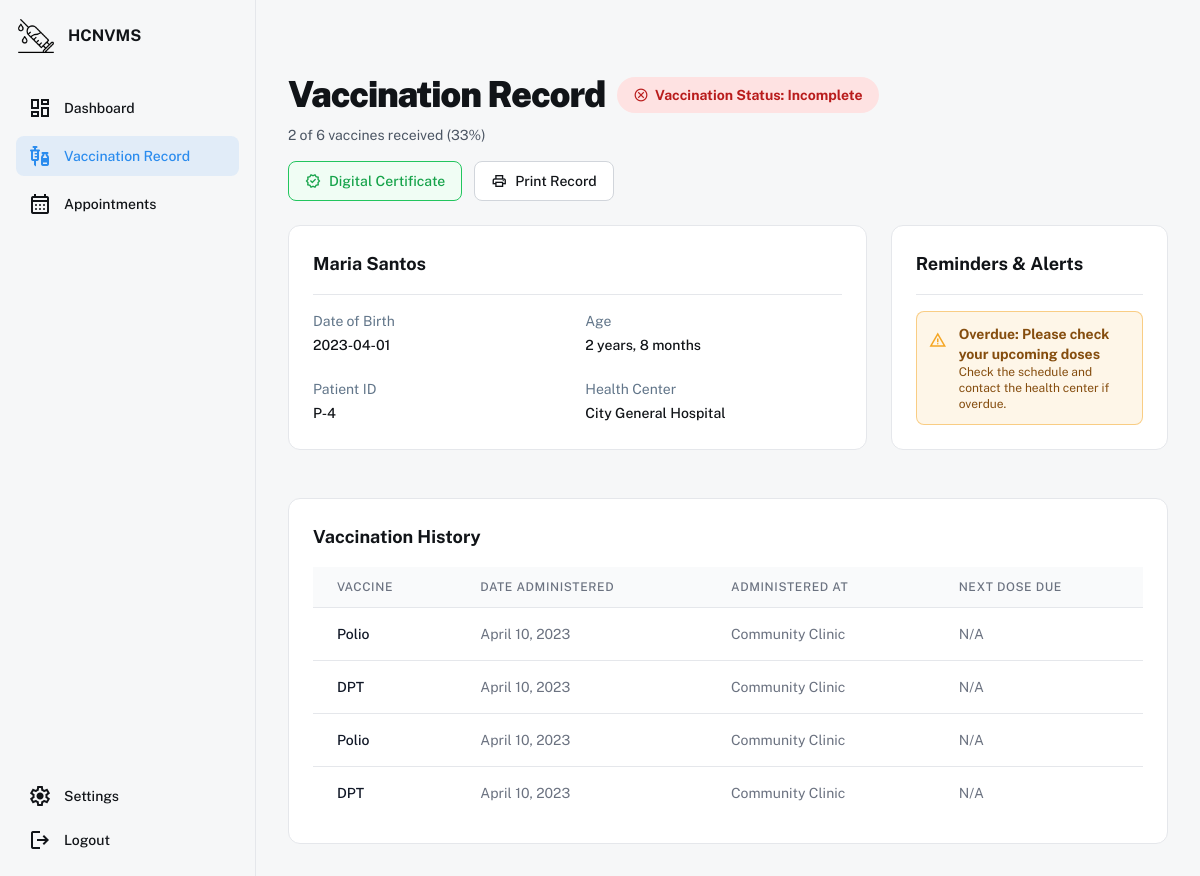
Screenshot of /patient/vaccination_record.php (signed in) with the database file from the repository.
### tables this page shows
CREATE TABLE `users` (
  `id` int(10) UNSIGNED NOT NULL,
  `username` varchar(100) NOT NULL,
  `password_hash` varchar(255) NOT NULL,
  `role` enum('admin','health_worker','patient') NOT NULL DEFAULT 'patient',
  `full_name` varchar(255) DEFAULT NULL,
  `email` varchar(255) DEFAULT NULL,
  `created_at` timestamp NOT NULL DEFAULT current_timestamp(),
  `status` enum('active','inactive') NOT NULL DEFAULT 'active',
  `phone` varchar(30) DEFAULT NULL,
  `avatar_url` varchar(512) DEFAULT NULL,
  `last_login` datetime DEFAULT NULL,
  `updated_at` timestamp NULL DEFAULT NULL ON UPDATE current_timestamp()
);

CREATE TABLE `patient_profiles` (
  `id` int(10) UNSIGNED NOT NULL,
  `user_id` int(10) UNSIGNED NOT NULL,
  `child_name` varchar(255) DEFAULT NULL,
  `birth_date` date DEFAULT NULL,
  `guardian_name` varchar(255) DEFAULT NULL,
  `address` text DEFAULT NULL,
  `created_at` timestamp NOT NULL DEFAULT current_timestamp()
);

CREATE TABLE `vaccination_records` (
  `id` int(10) UNSIGNED NOT NULL,
  `patient_id` int(10) UNSIGNED NOT NULL,
  `vaccine_id` int(10) UNSIGNED NOT NULL,
  `date_given` date NOT NULL,
  `dose` int(11) NOT NULL DEFAULT 1,
  `created_at` timestamp NOT NULL DEFAULT current_timestamp()
);

CREATE TABLE `vaccines` (
  `id` int(10) UNSIGNED NOT NULL,
  `name` varchar(255) NOT NULL,
  `manufacturer` varchar(255) DEFAULT NULL,
  `description` text DEFAULT NULL,
  `storage_condition` varchar(255) DEFAULT NULL,
  `created_at` timestamp NOT NULL DEFAULT current_timestamp()
);

### patient/vaccination_record.php (the view, shortened to what this page needs)
<?php
$mysqli = require __DIR__ . '/../config/db.php';
$patient_id = (int) $_SESSION['user_id'];
$user = ['full_name' => $_SESSION['full_name'] ?? ($_SESSION['username'] ?? 'Patient')];
$stmt = $mysqli->prepare('SELECT full_name, email FROM users WHERE id = ? LIMIT 1');
if ($stmt) {
  $stmt->bind_param('i', $patient_id);
  $stmt->execute();
  $res = $stmt->get_result();
  if ($row = $res->fetch_assoc()) {
    if (!empty($row['full_name'])) {
      $user['full_name'] = $row['full_name'];
    }
    if (!empty($row['email'])) {
      $user['email'] = $row['email'];
    }
  }
}
$profile = null;
$stmt = $mysqli->prepare('SELECT child_name, birth_date, guardian_name, address FROM patient_profiles WHERE user_id = ? LIMIT 1');
if ($stmt) {
  $stmt->bind_param('i', $patient_id);
  $stmt->execute();
  $res = $stmt->get_result();
  $profile = $res->fetch_assoc() ?: null;
}
$records = [];
$stmt = $mysqli->prepare('SELECT v.name AS vaccine_name, vr.date_given, vr.dose, vr.created_at, vr.id AS record_id FROM vaccination_records vr JOIN vaccines v ON v.id = vr.vaccine_id WHERE vr.patient_id = ? ORDER BY vr.date_given DESC');
if ($stmt) {
  $stmt->bind_param('i', $patient_id);
  $stmt->execute();
  $res = $stmt->get_result();
  while ($r = $res->fetch_assoc()) {
    $records[] = $r;
  }
}
$vaccinesTotal = 0;
$vaccinesReceived = 0;
if ($res = $mysqli->query('SELECT COUNT(*) AS c FROM vaccines')) {
  $r = $res->fetch_assoc();
  $vaccinesTotal = (int) ($r['c'] ?? 0);
}
$stmt = $mysqli->prepare('SELECT COUNT(DISTINCT vaccine_id) AS c FROM vaccination_records WHERE patient_id = ?');
if ($stmt) {
  $stmt->bind_param('i', $patient_id);
  $stmt->execute();
  $res = $stmt->get_result();
  $r = $res->fetch_assoc();
  $vaccinesReceived = (int) ($r['c'] ?? 0);
}
$progressPercent = $vaccinesTotal > 0 ? round(($vaccinesReceived / $vaccinesTotal) * 100) : 0;
$vaccinationStatus = 'incomplete';
$vaccinationStatusText = 'Incomplete';
?>
<!DOCTYPE html>
<html class="light" lang="en">
<head>
  <script src="https://cdn.tailwindcss.com?plugins=forms,container-queries"></script>
  <script id="tailwind-config">
    tailwind.config = {
      darkMode: "class",
      theme: {
        extend: {
          colors: {
            "primary": "#2b8cee",
            "background-light": "#f6f7f8",
            "background-dark": "#101922",
            "success": "#7ED321",
            "warning": "#F5A623",
            "danger": "#D0021B",
          },
          fontFamily: {
            "display": ["Public Sans", "sans-serif"]
          },
          borderRadius: { "DEFAULT": "0.25rem", "lg": "0.5rem", "xl": "0.75rem", "full": "9999px" },
        },
      },
    }
  </script>
</head>
<body class="font-display bg-background-light dark:bg-background-dark text-[#111418] dark:text-gray-200">
  <div class="relative flex h-auto min-h-screen w-full flex-col">
    <div class="flex h-full grow">
      <aside
        class="sticky top-0 flex h-screen w-64 flex-col border-r border-border-light dark:border-border-dark bg-card-light dark:bg-card-dark p-4">
        <div class="flex flex-col gap-4">
          <div class="flex items-center gap-3">
            <img src="/HealthCenter/assets/hcnvms.png" alt="HCNVMS" class="h-10 w-auto" />
            <div class="flex flex-col">
              <h1 class="text-base font-bold">HCNVMS</h1>
            </div>
          </div>
          <nav class="flex flex-col gap-2 mt-4">
            <a class="flex items-center gap-3 px-3 py-2 rounded-lg hover:bg-primary/10 dark:hover:bg-primary/20"
              href="/HealthCenter/patient/p_dashboard.php">
              <span class="material-symbols-outlined">dashboard</span>
              <p class="text-sm font-medium">Dashboard</p>
            </a>
            <a class="flex items-center gap-3 px-3 py-2 rounded-lg bg-primary/10 text-primary dark:bg-primary/20"
              href="/HealthCenter/patient/vaccination_record.php">
              <span class="material-symbols-outlined" style="font-variation-settings: 'FILL' 1;">vaccines</span>
              <p class="text-sm font-medium">Vaccination Record</p>
            </a>
            <a class="flex items-center gap-3 px-3 py-2 rounded-lg hover:bg-primary/10 dark:hover:bg-primary/20"
              href="/HealthCenter/patient/p_appointments.php">
              <span class="material-symbols-outlined">calendar_month</span>
              <p class="text-sm font-medium">Appointments</p>
            </a>
          </nav>
        </div>
        <div class="mt-auto flex flex-col gap-1">
          <a class="flex items-center gap-3 px-3 py-2 rounded-lg hover:bg-primary/10 dark:hover:bg-primary/20"
            href="/HealthCenter/patient/settings.php">
            <span class="material-symbols-outlined">settings</span>
            <p class="text-sm font-medium">Settings</p>
          </a>
          <a class="flex items-center gap-3 px-3 py-2 rounded-lg hover:bg-primary/10 dark:hover:bg-primary/20"
            href="/HealthCenter/auth/logout.php">
            <span class="material-symbols-outlined">logout</span>
            <p class="text-sm font-medium">Logout</p>
          </a>
        </div>
      </aside>
      <main class="flex-1">
        <div class="flex items-center gap-4">
          <div class="bg-center bg-no-repeat aspect-square bg-cover rounded-full size-10"
            data-alt="User profile picture"></div>
        </div>
        <div class="p-8">
          <div class="mx-auto max-w-5xl">
            <div class="flex flex-wrap items-start justify-between gap-4">
              <div class="flex flex-col gap-2">
                <div class="flex items-center gap-3 flex-wrap">
                  <p class="text-[#111418] dark:text-white text-4xl font-black leading-tight tracking-[-0.033em] min-w-72">
                    Vaccination Record</p>
                  <span class="inline-flex items-center rounded-full px-4 py-1.5 text-sm font-bold <?= $vaccinationStatus === 'complete' ? 'bg-green-100 text-green-700 dark:bg-green-900/30 dark:text-green-400' : ($vaccinationStatus === 'partial' ? 'bg-orange-100 text-orange-700 dark:bg-orange-900/30 dark:text-orange-400' : 'bg-red-100 text-red-700 dark:bg-red-900/30 dark:text-red-400') ?>">
                    <span class="material-symbols-outlined text-base mr-1.5" style="font-variation-settings: 'FILL' <?= $vaccinationStatus === 'complete' ? '1' : '0' ?>;">
                    </span>
                    Vaccination Status: <?= $vaccinationStatusText ?>
                  </span>
                </div>
                <p class="text-sm text-gray-600 dark:text-gray-400">
                  <?= $vaccinesReceived ?> of <?= $vaccinesTotal ?> vaccines received (<?= $progressPercent ?>%)
                </p>
              </div>
              <div class="flex gap-3">
                <a href="/HealthCenter/patient/certificate.php"
                  class="flex cursor-pointer items-center justify-center overflow-hidden rounded-lg h-10 border border-green-500 dark:border-green-600 bg-green-50 dark:bg-green-900/20 text-green-600 dark:text-green-400 gap-2 text-sm font-medium leading-normal px-4 hover:bg-green-100 dark:hover:bg-green-900/30">
                  <span class="material-symbols-outlined text-base">verified</span>
                  <span>Digital Certificate</span>
                </a>
                <button
                  class="flex cursor-pointer items-center justify-center overflow-hidden rounded-lg h-10 border border-gray-300 dark:border-gray-700 bg-white dark:bg-gray-800 text-[#111418] dark:text-gray-200 gap-2 text-sm font-medium leading-normal px-4"
                  onclick="printVaccinationRecord()">
                  <span class="material-symbols-outlined text-base">print</span>
                  <span>Print Record</span>
                </button>
              </div>
            </div>
            <div class="mt-6 grid grid-cols-1 gap-6 lg:grid-cols-3">
              <div
                class="rounded-xl border border-gray-200 bg-white p-6 dark:border-gray-800 dark:bg-gray-900 lg:col-span-2">
                <h3 class="text-lg font-bold text-[#111418] dark:text-white"><?= htmlspecialchars($user['full_name']) ?>
                </h3>
                <div
                  class="mt-4 grid grid-cols-2 gap-x-4 gap-y-6 border-t border-solid border-gray-200 pt-4 dark:border-gray-800">
                  <div class="flex flex-col gap-1">
                    <p class="text-sm text-[#617589] dark:text-gray-400">Date of Birth</p>
                    <p class="text-sm font-medium text-[#111418] dark:text-gray-200">
                      <?= htmlspecialchars($profile['birth_date'] ?? '') ?></p>
                  </div>
                  <div class="flex flex-col gap-1">
                    <p class="text-sm text-[#617589] dark:text-gray-400">Age</p>
                    <p class="text-sm font-medium text-[#111418] dark:text-gray-200">
                      <?php if (!empty($profile['birth_date'])) {
                        $dob = new DateTime($profile['birth_date']);
                        $age = $dob->diff(new DateTime());
                        echo $age->y . ' years, ' . $age->m . ' months';
                      } ?>
                    </p>
                  </div>
                  <div class="flex flex-col gap-1">
                    <p class="text-sm text-[#617589] dark:text-gray-400">Patient ID</p>
                    <p class="text-sm font-medium text-[#111418] dark:text-gray-200">
                      P-<?= htmlspecialchars($patient_id) ?></p>
                  </div>
                  <div class="flex flex-col gap-1">
                    <p class="text-sm text-[#617589] dark:text-gray-400">Health Center</p>
                    <p class="text-sm font-medium text-[#111418] dark:text-gray-200">City General Hospital</p>
                  </div>
                </div>
              </div>
              <div
                class="flex flex-col gap-4 rounded-xl border border-gray-200 bg-white p-6 dark:border-gray-800 dark:bg-gray-900">
                <h3 class="text-lg font-bold text-[#111418] dark:text-white">Reminders &amp; Alerts</h3>
                <div class="flex flex-col gap-4 border-t border-gray-200 pt-4 dark:border-gray-800">
                  <div
                    class="flex items-start gap-3 rounded-lg border border-warning/50 bg-warning/10 p-3 text-sm text-yellow-800 dark:border-warning/60 dark:bg-warning/20 dark:text-yellow-200">
                    <span class="material-symbols-outlined mt-0.5 text-warning text-lg">warning</span>
                    <div>
                      <p class="font-bold">Overdue: Please check your upcoming doses</p>
                      <p class="text-xs">Check the schedule and contact the health center if overdue.</p>
                    </div>
                  </div>
                </div>
              </div>
              <div
                class="mt-6 rounded-xl border border-gray-200 bg-white p-6 dark:border-gray-800 dark:bg-gray-900 lg:col-span-3">
                <h3 class="text-lg font-bold text-[#111418] dark:text-white">Vaccination History</h3>
                <div class="mt-4 overflow-x-auto">
                  <table class="min-w-full divide-y divide-gray-200 dark:divide-gray-800">
                    <thead class="bg-gray-50 dark:bg-gray-800">
                      <tr>
                        <th
                          class="px-6 py-3 text-left text-xs font-medium uppercase tracking-wider text-gray-500 dark:text-gray-400"
                          scope="col">Vaccine</th>
                        <th
                          class="px-6 py-3 text-left text-xs font-medium uppercase tracking-wider text-gray-500 dark:text-gray-400"
                          scope="col">Date Administered</th>
                        <th
                          class="px-6 py-3 text-left text-xs font-medium uppercase tracking-wider text-gray-500 dark:text-gray-400"
                          scope="col">Administered At</th>
                        <th
                          class="px-6 py-3 text-left text-xs font-medium uppercase tracking-wider text-gray-500 dark:text-gray-400"
                          scope="col">Next Dose Due</th>
                      </tr>
                    </thead>
                    <tbody class="divide-y divide-gray-200 bg-white dark:divide-gray-800 dark:bg-gray-900">
                      <?php if (!empty($records)): ?>
                        <?php foreach ($records as $r): ?>
                          <tr>
                            <td class="whitespace-nowrap px-6 py-4 text-sm font-medium text-gray-900 dark:text-white">
                              <?= htmlspecialchars($r['vaccine_name']) ?></td>
                            <td class="whitespace-nowrap px-6 py-4 text-sm text-gray-500 dark:text-gray-300">
                              <?= htmlspecialchars(date('F j, Y', strtotime($r['date_given']))) ?></td>
                            <td class="whitespace-nowrap px-6 py-4 text-sm text-gray-500 dark:text-gray-300">Community
                              Clinic</td>
                            <td class="whitespace-nowrap px-6 py-4 text-sm text-gray-500 dark:text-gray-300">N/A</td>
                          </tr>
                        <?php endforeach; ?>
                      <?php endif; ?>
                    </tbody>
                  </table>
                </div>
              </div>
            </div>
          </div>
      </main>
    </div>
  </div>
</body>
</html>

### patient/vaccination_record.php (style rules this page uses)
.material-symbols-outlined { font-variation-settings: 'FILL' 0, 'wght' 400, 'GRAD' 0, 'opsz' 24 }

### rows the page displays
users: full_name "Maria Santos"
patient_profiles: birth_date "2023-04-01", birth_date "2", birth_date "8"
vaccination_records: vaccine.name "Polio", date_given "April 10, 2023"
vaccination_records: vaccine.name "DPT", date_given "April 10, 2023"
vaccination_records: vaccine.name "Polio", date_given "April 10, 2023"
vaccination_records: vaccine.name "DPT", date_given "April 10, 2023"

### other values shown
$vaccinationStatusText "Incomplete"
$vaccinesReceived "2"
$vaccinesTotal "6"
$progressPercent "33"
$patient_id "4"
